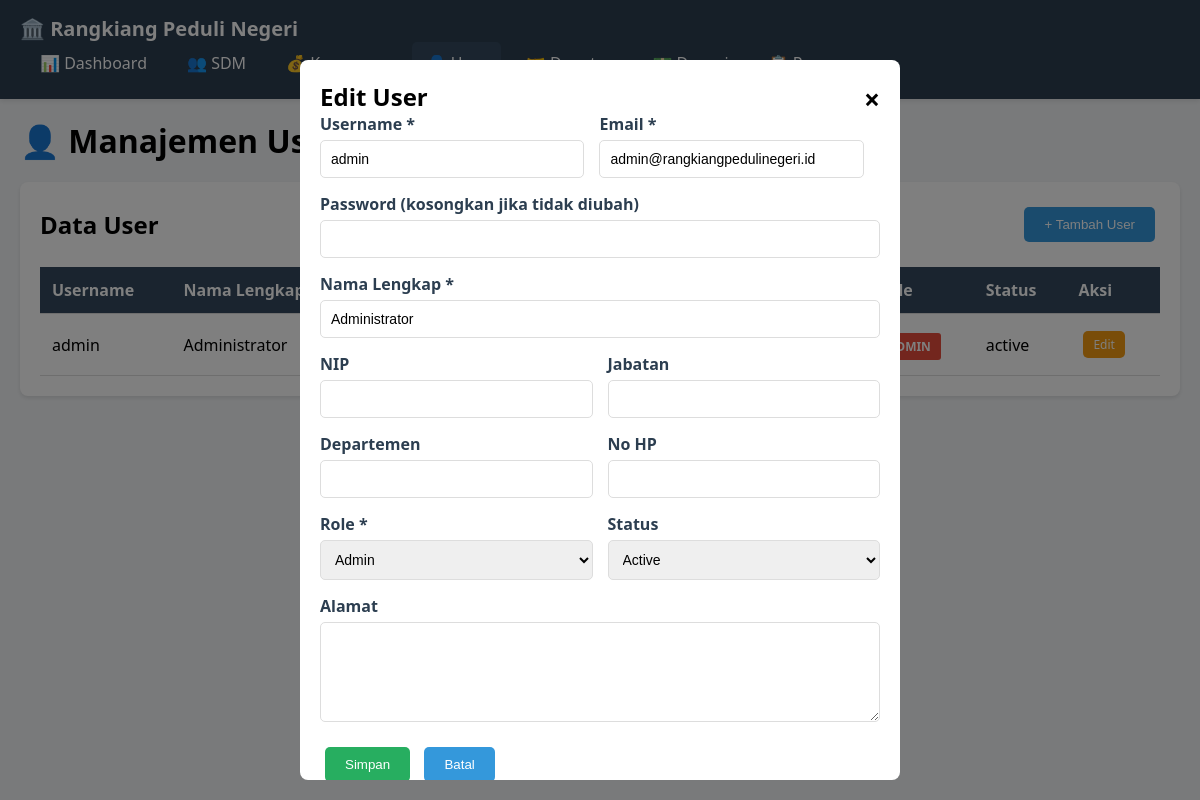
/user.php?edit=1, run on the app's committed database.
### tables this page shows
CREATE TABLE IF NOT EXISTS `users` (
  `id` int(11) NOT NULL AUTO_INCREMENT,
  `username` varchar(50) NOT NULL UNIQUE,
  `email` varchar(100) NOT NULL UNIQUE,
  `password` varchar(255) NOT NULL,
  `nama_lengkap` varchar(100) NOT NULL,
  `nip` varchar(50) DEFAULT NULL,
  `jabatan` varchar(100) DEFAULT NULL,
  `departemen` varchar(100) DEFAULT NULL,
  `no_hp` varchar(20) DEFAULT NULL,
  `alamat` text DEFAULT NULL,
  `foto` varchar(255) DEFAULT NULL,
  `role` enum('admin','manager','staff','volunteer') DEFAULT 'staff',
  `status` enum('active','inactive') DEFAULT 'active',
  `created_at` datetime DEFAULT CURRENT_TIMESTAMP,
  `updated_at` datetime DEFAULT CURRENT_TIMESTAMP ON UPDATE CURRENT_TIMESTAMP,
  PRIMARY KEY (`id`)
);

### user.php (the view, shortened to what this page needs)
<?php
require_once 'config.php';
$users = $pdo->query("SELECT * FROM users ORDER BY nama_lengkap")->fetchAll();
$edit_id = $_GET['edit'] ?? null;
$edit_user = null;
if ($edit_id) {
    $edit_user = $pdo->prepare("SELECT * FROM users WHERE id=?");
    $edit_user->execute([$edit_id]);
    $edit_user = $edit_user->fetch();
}
?>
<!DOCTYPE html>
<html>
<head>
</head>
<body>
<div class="navbar">
    <h1>🏛️ Rangkiang Peduli Negeri</h1>
    <?= getNavMenu() ?>
</div>
<div class="container">
    <h1 style="margin:20px 0">👤 Manajemen User</h1>
    <div class="card">
        <div style="display:flex; justify-content:space-between; align-items:center; margin-bottom:20px">
            <h2>Data User</h2>
            <button class="btn" onclick="document.getElementById('modalUser').style.display='block'">+ Tambah User</button>
        </div>
        <table>
            <thead>
                <tr>
                    <th>Username</th>
                    <th>Nama Lengkap</th>
                    <th>Email</th>
                    <th>NIP</th>
                    <th>Jabatan</th>
                    <th>Role</th>
                    <th>Status</th>
                    <th>Aksi</th>
                </tr>
            </thead>
            <tbody>
                <?php foreach($users as $u): ?>
                <tr>
                    <td><?= htmlspecialchars($u['username']) ?></td>
                    <td><?= htmlspecialchars($u['nama_lengkap']) ?></td>
                    <td><?= htmlspecialchars($u['email']) ?></td>
                    <td><?= htmlspecialchars($u['nip'] ?? '-') ?></td>
                    <td><?= htmlspecialchars($u['jabatan'] ?? '-') ?></td>
                    <td><span class="badge badge-<?= $u['role'] ?>"><?= strtoupper($u['role']) ?></span></td>
                    <td><?= htmlspecialchars($u['status']) ?></td>
                    <td>
                        <a href="?edit=<?= $u['id'] ?>" class="btn btn-warning btn-sm">Edit</a>
                    </td>
                </tr>
                <?php endforeach; ?>
            </tbody>
        </table>
    </div>
    <div id="modalUser" class="modal" style="<?= $edit_user ? 'display:block' : '' ?>">
        <div class="modal-content">
            <span class="close" onclick="document.getElementById('modalUser').style.display='none'; window.location.href='user.php'">&times;</span>
            <h2><?= $edit_user ? 'Edit User' : 'Tambah User' ?></h2>
            <form method="POST">
                <div class="form-row">
                    <div class="form-group">
                        <label>Username *</label>
                        <input type="text" name="username" value="<?= $edit_user['username'] ?? '' ?>" required>
                    </div>
                    <div class="form-group">
                        <label>Email *</label>
                        <input type="email" name="email" value="<?= $edit_user['email'] ?? '' ?>" required>
                    </div>
                </div>
                <div class="form-group">
                    <label>Password <?= $edit_user ? '(kosongkan jika tidak diubah)' : '*' ?></label>
                    <input type="password" name="password" <?= $edit_user ? '' : 'required' ?>>
                </div>
                <div class="form-group">
                    <label>Nama Lengkap *</label>
                    <input type="text" name="nama_lengkap" value="<?= $edit_user['nama_lengkap'] ?? '' ?>" required>
                </div>
                <div class="form-row">
                    <div class="form-group">
                        <label>NIP</label>
                        <input type="text" name="nip" value="<?= $edit_user['nip'] ?? '' ?>">
                    </div>
                    <div class="form-group">
                        <label>Jabatan</label>
                        <input type="text" name="jabatan" value="<?= $edit_user['jabatan'] ?? '' ?>">
                    </div>
                </div>
                <div class="form-row">
                    <div class="form-group">
                        <label>Departemen</label>
                        <input type="text" name="departemen" value="<?= $edit_user['departemen'] ?? '' ?>">
                    </div>
                    <div class="form-group">
                        <label>No HP</label>
                        <input type="text" name="no_hp" value="<?= $edit_user['no_hp'] ?? '' ?>">
                    </div>
                </div>
                <div class="form-row">
                    <div class="form-group">
                        <label>Role *</label>
                        <select name="role" required>
                            <option value="admin" <?= ($edit_user['role'] ?? '') == 'admin' ? 'selected' : '' ?>>Admin</option>
                        </select>
                    </div>
                    <?php if($edit_user): ?>
                    <div class="form-group">
                        <label>Status</label>
                        <select name="status">
                            <option value="active" <?= $edit_user['status'] == 'active' ? 'selected' : '' ?>>Active</option>
                        </select>
                    </div>
                    <?php endif; ?>
                </div>
                <div class="form-group">
                    <label>Alamat</label>
                    <textarea name="alamat"><?= $edit_user['alamat'] ?? '' ?></textarea>
                </div>
                <button type="submit" class="btn btn-success">Simpan</button>
                <button type="button" class="btn" onclick="document.getElementById('modalUser').style.display='none'; window.location.href='user.php'">Batal</button>
            </form>
        </div>
    </div>
</div>
</body>
</html>

### user.php (style rules this page uses)
* { margin:0; padding:0; box-sizing:border-box }
body { font-family: 'Segoe UI', Tahoma, Geneva, Verdana, sans-serif; background:#f4f6f8 }
.navbar { background:#2c3e50; color:#fff; padding:15px 20px; box-shadow:0 2px 5px rgba(0,0,0,0.1) }
.navbar h1 { display:inline-block; margin-right:30px; font-size:20px }
.container { max-width:1400px; margin:20px auto; padding:0 20px }
.card { background:#fff; padding:20px; border-radius:8px; margin-bottom:15px; box-shadow:0 2px 4px rgba(0,0,0,0.1) }
.btn { display:inline-block; padding:10px 20px; background:#3498db; color:#fff; text-decoration:none; border-radius:5px; border:none; cursor:pointer; margin:5px }
.btn-success { background:#27ae60 }
.btn-warning { background:#f39c12 }
.btn-sm { padding:5px 10px; font-size:12px }
table { width:100%; border-collapse:collapse; margin-top:15px }
table th, table td { padding:12px; text-align:left; border-bottom:1px solid #ddd }
table th { background:#34495e; color:#fff; font-weight:600 }
.form-group { margin-bottom:15px }
.form-group label { display:block; margin-bottom:5px; font-weight:600; color:#2c3e50 }
.form-group input, .form-group select, .form-group textarea { width:100%; padding:10px; border:1px solid #ddd; border-radius:5px; font-size:14px }
.form-group textarea { min-height:100px; resize:vertical }
.form-row { display:grid; grid-template-columns:1fr 1fr; gap:15px }
.modal { display:none; position:fixed; z-index:1000; left:0; top:0; width:100%; height:100%; background:rgba(0,0,0,0.5) }
.modal-content { background:#fff; margin:5% auto; padding:20px; border-radius:8px; width:90%; max-width:600px; max-height:90vh; overflow-y:auto }
.close { float:right; font-size:28px; font-weight:bold; cursor:pointer }
.badge { padding:5px 10px; border-radius:3px; font-size:12px; font-weight:600 }
.badge-admin { background:#e74c3c; color:#fff }

### data on the page
users: username "admin", nama_lengkap "Administrator", role "ADMIN", status "active", email "admin@rangkiangpedulinegeri.id", role "Admin", status "Active"

### other printed values
$data['icon'] "📊"
$data['label'] "Dashboard"
$data['icon'] "👥"
$data['label'] "SDM"
$data['icon'] "💰"
